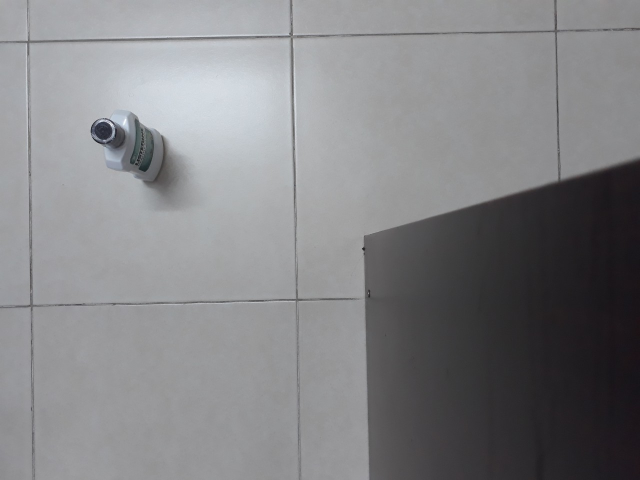
#> input picture Code/Chapter03_BasicOpenCv/Images/ForeGround.jpeg, 1280 x 960 px (shown at 1/2 size)
$ python CountObjPractice.py --image Images/ForeGround.jpeg
#> lines starting #> are read from the running program, lines starting #| are printed output that depends on the picture; after the words box and inside, x2 and y2 are one past the last pixel; in counts of white or black regions, pixels touching at a corner belong together
"""
 Yeu cau:
- Dem cac vat the (khoi hinh hoc) xuat hien trong 1 buc anh
- User se intput duong dan toi buc anh
- Chuong trinh se ve duong bao xung quanh cac khoi hinh trong anh va xuat ra
gia tri so luong cac khoi hinh hoc trong anh
"""

import argparse
import cv2
import numpy
from matplotlib import pyplot as plt

# Tao object argparse de xay dung list argument
argP = argparse.ArgumentParser()
argP.add_argument("-i", "--image", required=True, help="path to input image")
argDict = vars(argP.parse_args())
print(argDict["image"])

# Doc hinh len
image = cv2.imread(argDict["image"])
#> image is the input picture: shape (960, 1280, 3); mean B, G, R 133.3, 130.9, 130.7
#De su dung giai thuat Canny, chuyen hinh sang gray scale
grayImg = cv2.cvtColor(image, cv2.COLOR_BGR2GRAY)

# cv2.imshow("Gray img", grayImg)
# cv2.waitKey(0)

#Lam mo anh de giam nhieu va xu ly nhanh hon
blurImage = cv2.GaussianBlur(grayImg,(3,3), 0)
# cv2.imshow("Blur img", blurImage)
# cv2.waitKey(0)

# Thuc hien Canny de tim cac goc cac canh cua anh de minh se xac dinh dc
# duong bien gioi xung cac khoi hinh hoc trong anh
edges = cv2.Canny(blurImage,50,130)
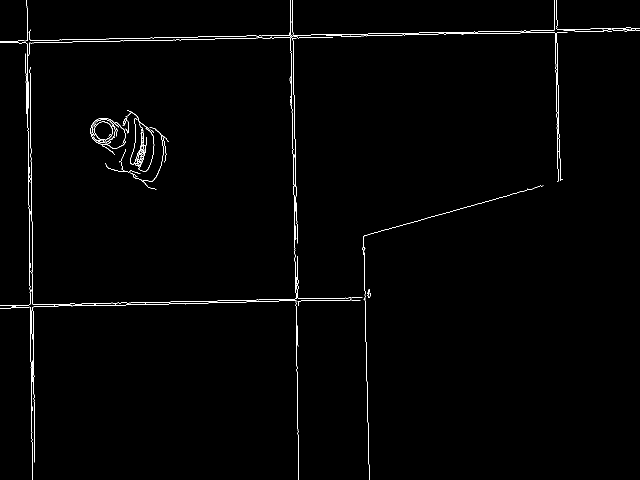
#> edges: shape (960, 1280) (shown at 1/2 size); 0.93% white in thin lines or dots


# [9 lines of commented-out code are left out]
cntrsPoint =cv2.findContours(edges.copy(),cv2.RETR_EXTERNAL,cv2.CHAIN_APPROX_SIMPLE)
#> cntrsPoint = 56 contours, 50 with area under 20; largest, box (x1, y1, x2, y2) and area: (188, 243, 225, 283) 1030, (61, 74, 598, 960) 740, (270, 247, 309, 344) 236, (181, 236, 251, 310) 97, (254, 221, 298, 258) 33, (286, 255, 338, 363) 32
cntrsPoint = cntrsPoint[0]
# print(type(cntrsPoint))

numShape = 0

for c in cntrsPoint:
    #vung bao co dien tich nho qua, minh xem la nhieu bo qua
    if cv2.contourArea(c) < 50:
        continue

    # ve duong bao quanh cac tap diem (x,y)
    cv2.drawContours(image,[c],-1, (205,0,255),3)
    numShape +=1
#> this loop made 56 passes
#> c on passes 1, 2, 8, 11, 17, 18, 20, 23, 26, 29, 38, 39: [[64, 813], [64, 821]], [[64, 721], [64, 763]], [[61, 526], [61, 535]], [[60, 422], [60, 428], [60, 423], [61, 422]], [[588, 309], [588, 314]], [[287, 299], [288, 299]], [[225, 279]], [[229, 274], [229, 275]], [[299, 258]], [[224, 250], [224, 251]], [[580, 192], [581, 193], [581, 195], [581, 193]], [[57, 163], [57, 216]]
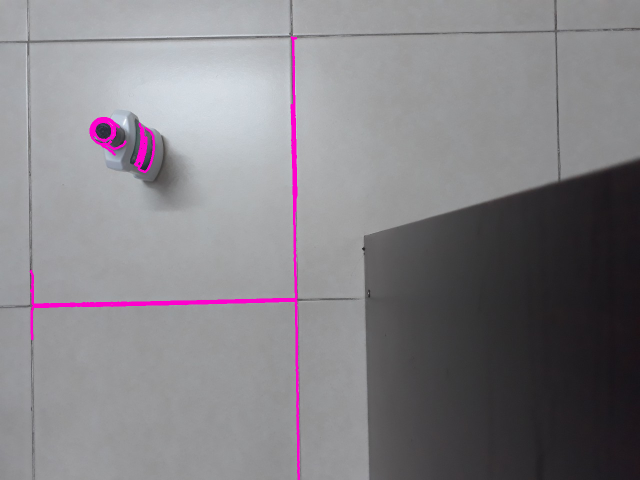
#> image: shape (960, 1280, 3) (shown at 1/2 size); 1.16% of pixels changed, all inside (x1, y1, x2, y2) = (59, 72, 600, 960)
#> after the loop, numShape = 4
# cv2.drawContours(image, cntrsPoint, -1, (0,255,0), 3)

print("Found {} shapes ".format(numShape))
#| Found 4 shapes
cv2.imshow("Contours Image",image)
cv2.waitKey(0)
